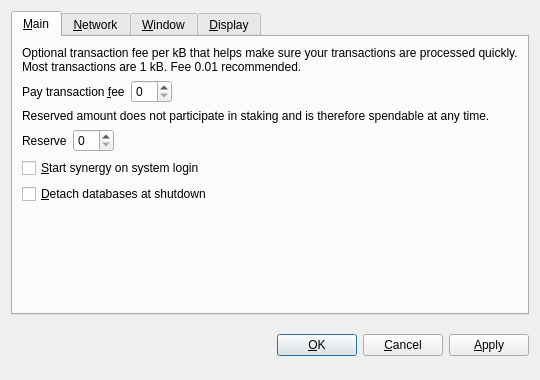
<?xml version="1.0" encoding="UTF-8"?>
<ui version="4.0">
 <class>OptionsDialog</class>
 <widget class="QDialog" name="OptionsDialog">
  <property name="geometry">
   <rect>
    <x>0</x>
    <y>0</y>
    <width>540</width>
    <height>380</height>
   </rect>
  </property>
  <property name="windowTitle">
   <string>Options</string>
  </property>
  <property name="modal">
   <bool>true</bool>
  </property>
  <layout class="QVBoxLayout" name="verticalLayout">
   <item>
    <widget class="QTabWidget" name="tabWidget">
     <property name="tabPosition">
      <enum>QTabWidget::North</enum>
     </property>
     <property name="currentIndex">
      <number>0</number>
     </property>
     <widget class="QWidget" name="tabMain">
      <attribute name="title">
       <string>&amp;Main</string>
      </attribute>
      <layout class="QVBoxLayout" name="verticalLayout_Main">
       <item>
        <widget class="QLabel" name="transactionFeeInfoLabel">
         <property name="text">
          <string>Optional transaction fee per kB that helps make sure your transactions are processed quickly. Most transactions are 1 kB. Fee 0.01 recommended.</string>
         </property>
         <property name="textFormat">
          <enum>Qt::PlainText</enum>
         </property>
         <property name="wordWrap">
          <bool>true</bool>
         </property>
        </widget>
       </item>
       <item>
        <layout class="QHBoxLayout" name="horizontalLayoutFee">
         <item>
          <widget class="QLabel" name="transactionFeeLabel">
           <property name="text">
            <string>Pay transaction &amp;fee</string>
           </property>
           <property name="textFormat">
            <enum>Qt::PlainText</enum>
           </property>
           <property name="buddy">
            <cstring>transactionFee</cstring>
           </property>
          </widget>
         </item>
         <item>
          <widget class="BitcoinAmountField" name="transactionFee"/>
         </item>
         <item>
          <spacer name="horizontalSpacerFee">
           <property name="orientation">
            <enum>Qt::Horizontal</enum>
           </property>
           <property name="sizeHint" stdset="0">
            <size>
             <width>40</width>
             <height>20</height>
            </size>
           </property>
          </spacer>
         </item>
        </layout>
       </item>
       <item>
        <widget class="QLabel" name="reserveBalanceInfoLabel">
         <property name="text">
          <string>Reserved amount does not participate in staking and is therefore spendable at any time.</string>
         </property>
         <property name="textFormat">
          <enum>Qt::PlainText</enum>
         </property>
         <property name="wordWrap">
          <bool>true</bool>
         </property>
        </widget>
       </item>
       <item>
        <layout class="QHBoxLayout" name="horizontalLayoutReserveBalance">
         <item>
          <widget class="QLabel" name="reserveBalanceLabel">
           <property name="text">
            <string>Reserve</string>
           </property>
           <property name="textFormat">
            <enum>Qt::PlainText</enum>
           </property>
           <property name="buddy">
            <cstring>reserveBalance</cstring>
           </property>
          </widget>
         </item>
         <item>
          <widget class="BitcoinAmountField" name="reserveBalance"/>
         </item>
         <item>
          <spacer name="horizontalSpacerReserveBalance">
           <property name="orientation">
            <enum>Qt::Horizontal</enum>
           </property>
           <property name="sizeHint" stdset="0">
            <size>
             <width>40</width>
             <height>20</height>
            </size>
           </property>
          </spacer>
         </item>
        </layout>
       </item>
       <item>
        <widget class="QCheckBox" name="bitcoinAtStartup">
         <property name="toolTip">
          <string>Automatically start synergy after logging in to the system.</string>
         </property>
         <property name="text">
          <string>&amp;Start synergy on system login</string>
         </property>
        </widget>
       </item>
       <item>
        <widget class="QCheckBox" name="detachDatabases">
         <property name="toolTip">
          <string>Detach block and address databases at shutdown. This means they can be moved to another data directory, but it slows down shutdown. The wallet is always detached.</string>
         </property>
         <property name="text">
          <string>&amp;Detach databases at shutdown</string>
         </property>
        </widget>
       </item>
       <item>
        <spacer name="verticalSpacer_Main">
         <property name="orientation">
          <enum>Qt::Vertical</enum>
         </property>
         <property name="sizeHint" stdset="0">
          <size>
           <width>20</width>
           <height>40</height>
          </size>
         </property>
        </spacer>
       </item>
      </layout>
     </widget>
     <widget class="QWidget" name="tabNetwork">
      <attribute name="title">
       <string>&amp;Network</string>
      </attribute>
      <layout class="QVBoxLayout" name="verticalLayout_Network">
       <item>
        <widget class="QCheckBox" name="mapPortUpnp">
         <property name="toolTip">
          <string>Automatically open the synergy client port on the router. This only works when your router supports UPnP and it is enabled.</string>
         </property>
         <property name="text">
          <string>Map port using &amp;UPnP</string>
         </property>
        </widget>
       </item>
       <item>
        <widget class="QCheckBox" name="connectSocks">
         <property name="toolTip">
          <string>Connect to the synergy network through a SOCKS proxy (e.g. when connecting through Tor).</string>
         </property>
         <property name="text">
          <string>&amp;Connect through SOCKS proxy:</string>
         </property>
        </widget>
       </item>
       <item>
        <layout class="QHBoxLayout" name="horizontalLayout_Network">
         <item>
          <widget class="QLabel" name="proxyIpLabel">
           <property name="text">
            <string>Proxy &amp;IP:</string>
           </property>
           <property name="textFormat">
            <enum>Qt::PlainText</enum>
           </property>
           <property name="buddy">
            <cstring>proxyIp</cstring>
           </property>
          </widget>
         </item>
         <item>
          <widget class="QValidatedLineEdit" name="proxyIp">
           <property name="maximumSize">
            <size>
             <width>140</width>
             <height>16777215</height>
            </size>
           </property>
           <property name="toolTip">
            <string>IP address of the proxy (e.g. 127.0.0.1)</string>
           </property>
          </widget>
         </item>
         <item>
          <widget class="QLabel" name="proxyPortLabel">
           <property name="text">
            <string>&amp;Port:</string>
           </property>
           <property name="textFormat">
            <enum>Qt::PlainText</enum>
           </property>
           <property name="buddy">
            <cstring>proxyPort</cstring>
           </property>
          </widget>
         </item>
         <item>
          <widget class="QLineEdit" name="proxyPort">
           <property name="maximumSize">
            <size>
             <width>55</width>
             <height>16777215</height>
            </size>
           </property>
           <property name="toolTip">
            <string>Port of the proxy (e.g. 9050)</string>
           </property>
          </widget>
         </item>
         <item>
          <widget class="QLabel" name="socksVersionLabel">
           <property name="text">
            <string>SOCKS &amp;Version:</string>
           </property>
           <property name="textFormat">
            <enum>Qt::PlainText</enum>
           </property>
           <property name="buddy">
            <cstring>socksVersion</cstring>
           </property>
          </widget>
         </item>
         <item>
          <widget class="QValueComboBox" name="socksVersion">
           <property name="toolTip">
            <string>SOCKS version of the proxy (e.g. 5)</string>
           </property>
          </widget>
         </item>
         <item>
          <spacer name="horizontalSpacer_Network">
           <property name="orientation">
            <enum>Qt::Horizontal</enum>
           </property>
           <property name="sizeHint" stdset="0">
            <size>
             <width>40</width>
             <height>20</height>
            </size>
           </property>
          </spacer>
         </item>
        </layout>
       </item>
       <item>
        <spacer name="verticalSpacer_Network">
         <property name="orientation">
          <enum>Qt::Vertical</enum>
         </property>
         <property name="sizeHint" stdset="0">
          <size>
           <width>20</width>
           <height>40</height>
          </size>
         </property>
        </spacer>
       </item>
      </layout>
     </widget>
     <widget class="QWidget" name="tabWindow">
      <attribute name="title">
       <string>&amp;Window</string>
      </attribute>
      <layout class="QVBoxLayout" name="verticalLayout_Window">
       <item>
        <widget class="QCheckBox" name="minimizeToTray">
         <property name="toolTip">
          <string>Show only a tray icon after minimizing the window.</string>
         </property>
         <property name="text">
          <string>&amp;Minimize to the tray instead of the taskbar</string>
         </property>
        </widget>
       </item>
       <item>
        <widget class="QCheckBox" name="minimizeOnClose">
         <property name="toolTip">
          <string>Minimize instead of exit the application when the window is closed. When this option is enabled, the application will be closed only after selecting Quit in the menu.</string>
         </property>
         <property name="text">
          <string>M&amp;inimize on close</string>
         </property>
        </widget>
       </item>
       <item>
        <spacer name="verticalSpacer_Window">
         <property name="orientation">
          <enum>Qt::Vertical</enum>
         </property>
         <property name="sizeHint" stdset="0">
          <size>
           <width>20</width>
           <height>40</height>
          </size>
         </property>
        </spacer>
       </item>
      </layout>
     </widget>
     <widget class="QWidget" name="tabDisplay">
      <attribute name="title">
       <string>&amp;Display</string>
      </attribute>
      <layout class="QVBoxLayout" name="verticalLayout_Display">
       <item>
        <layout class="QHBoxLayout" name="horizontalLayout_1_Display">
         <item>
          <widget class="QLabel" name="langLabel">
           <property name="text">
            <string>User Interface &amp;language:</string>
           </property>
           <property name="textFormat">
            <enum>Qt::PlainText</enum>
           </property>
           <property name="buddy">
            <cstring>lang</cstring>
           </property>
          </widget>
         </item>
         <item>
          <widget class="QValueComboBox" name="lang">
           <property name="toolTip">
            <string>The user interface language can be set here. This setting will take effect after restarting synergy.</string>
           </property>
          </widget>
         </item>
        </layout>
       </item>
       <item>
        <layout class="QHBoxLayout" name="horizontalLayout_2_Display">
         <item>
          <widget class="QLabel" name="unitLabel">
           <property name="text">
            <string>&amp;Unit to show amounts in:</string>
           </property>
           <property name="textFormat">
            <enum>Qt::PlainText</enum>
           </property>
           <property name="buddy">
            <cstring>unit</cstring>
           </property>
          </widget>
         </item>
         <item>
          <widget class="QValueComboBox" name="unit">
           <property name="toolTip">
            <string>Choose the default subdivision unit to show in the interface and when sending coins.</string>
           </property>
          </widget>
         </item>
        </layout>
       </item>
       <item>
        <widget class="QCheckBox" name="displayAddresses">
         <property name="toolTip">
          <string>Whether to show synergy addresses in the transaction list or not.</string>
         </property>
         <property name="text">
          <string>&amp;Display addresses in transaction list</string>
         </property>
        </widget>
       </item>
       <item>
        <widget class="QCheckBox" name="coinControlFeatures">
         <property name="toolTip">
          <string>Whether to show coin control features or not.</string>
         </property>
         <property name="text">
          <string>Display coin &amp;control features (experts only!)</string>
         </property>
        </widget>
       </item>
       <item>
        <spacer name="verticalSpacer_Display">
         <property name="orientation">
          <enum>Qt::Vertical</enum>
         </property>
         <property name="sizeHint" stdset="0">
          <size>
           <width>20</width>
           <height>40</height>
          </size>
         </property>
        </spacer>
       </item>
      </layout>
     </widget>
    </widget>
   </item>
   <item>
    <layout class="QHBoxLayout" name="horizontalLayout_Buttons">
     <item>
      <spacer name="horizontalSpacer_1">
       <property name="orientation">
        <enum>Qt::Horizontal</enum>
       </property>
       <property name="sizeHint" stdset="0">
        <size>
         <width>40</width>
         <height>48</height>
        </size>
       </property>
      </spacer>
     </item>
     <item>
      <widget class="QLabel" name="statusLabel">
       <property name="font">
        <font>
         <weight>75</weight>
         <bold>true</bold>
        </font>
       </property>
       <property name="text">
        <string/>
       </property>
       <property name="textFormat">
        <enum>Qt::PlainText</enum>
       </property>
       <property name="wordWrap">
        <bool>true</bool>
       </property>
      </widget>
     </item>
     <item>
      <spacer name="horizontalSpacer_2">
       <property name="orientation">
        <enum>Qt::Horizontal</enum>
       </property>
       <property name="sizeHint" stdset="0">
        <size>
         <width>40</width>
         <height>48</height>
        </size>
       </property>
      </spacer>
     </item>
     <item>
      <widget class="QPushButton" name="okButton">
       <property name="text">
        <string>&amp;OK</string>
       </property>
      </widget>
     </item>
     <item>
      <widget class="QPushButton" name="cancelButton">
       <property name="text">
        <string>&amp;Cancel</string>
       </property>
       <property name="autoDefault">
        <bool>false</bool>
       </property>
      </widget>
     </item>
     <item>
      <widget class="QPushButton" name="applyButton">
       <property name="text">
        <string>&amp;Apply</string>
       </property>
       <property name="autoDefault">
        <bool>false</bool>
       </property>
      </widget>
     </item>
    </layout>
   </item>
  </layout>
 </widget>
 <customwidgets>
  <customwidget>
   <class>BitcoinAmountField</class>
   <extends>QSpinBox</extends>
   <header>bitcoinamountfield.h</header>
  </customwidget>
  <customwidget>
   <class>QValueComboBox</class>
   <extends>QComboBox</extends>
   <header>qvaluecombobox.h</header>
  </customwidget>
  <customwidget>
   <class>QValidatedLineEdit</class>
   <extends>QLineEdit</extends>
   <header>qvalidatedlineedit.h</header>
  </customwidget>
 </customwidgets>
 <resources/>
 <connections/>
</ui>
